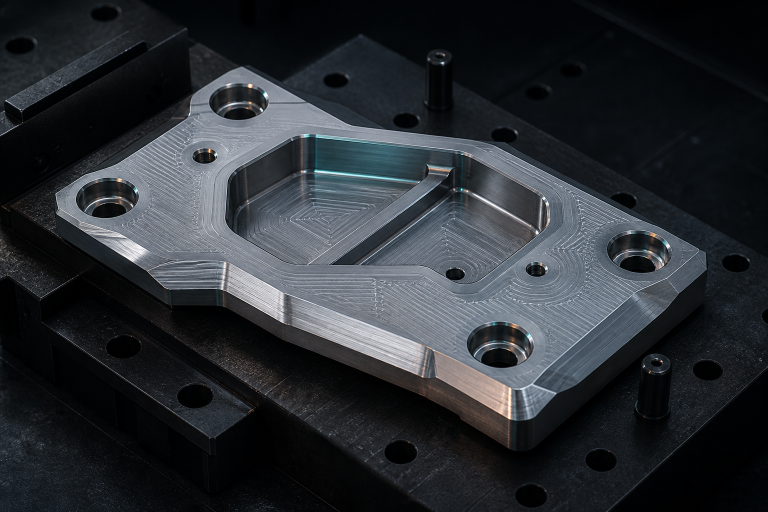
#> input picture assets-src/2d/contracts/emergency-drive-plate-v1.png, 1536 x 1024 px (shown at 1/2 size)
$ python build-2d-art-pack.py
#> lines starting #> are read from the running program, lines starting #| are printed output that depends on the picture
"""Build the optimized Project Toolpath 2D art pack from source PNGs."""

from __future__ import annotations

from datetime import datetime, timezone
from hashlib import sha256
from pathlib import Path
import json

from PIL import Image


ROOT = Path(__file__).resolve().parents[2]
MANIFEST = ROOT / "public" / "assets" / "manifests" / "toolpath-2d-art-pack-v1.json"

ASSETS = [
    ("contract.drive-plate", "assets-src/2d/contracts/emergency-drive-plate-v1.png", "public/assets/2d/contracts/emergency-drive-plate-v1.webp", (960, 640), 88),
    ("contract.orbital-rib", "assets-src/2d/contracts/orbital-structural-rib-v1.png", "public/assets/2d/contracts/orbital-structural-rib-v1.webp", (960, 640), 88),
    ("contract.sensor-bracket", "assets-src/2d/contracts/sensor-bracket-v1.png", "public/assets/2d/contracts/sensor-bracket-v1.webp", (960, 640), 88),
    ("environment.night-shift-vmc", "assets-src/2d/environment/night-shift-vmc-cell-v1.png", "public/assets/2d/environment/night-shift-vmc-cell-v1.webp", (1600, 900), 86),
    ("ui.achievement-atlas", "assets-src/2d/ui/achievement-emblem-atlas-v1.png", "public/assets/2d/ui/achievement-emblem-atlas-v1.webp", (1024, 1024), 90),
]


def build() -> list[dict[str, object]]:
    records = []
    for asset_id, source_name, output_name, max_size, quality in ASSETS:
        source = ROOT / source_name
        output = ROOT / output_name
        if not source.exists():
            raise FileNotFoundError(source)
        output.parent.mkdir(parents=True, exist_ok=True)
        with Image.open(source) as image:
#> image is the input picture: PIL image 1536x1024 RGB; mean R, G, B 42.1, 46, 50.5
            image = image.convert("RGB")
            image.thumbnail(max_size, Image.Resampling.LANCZOS)
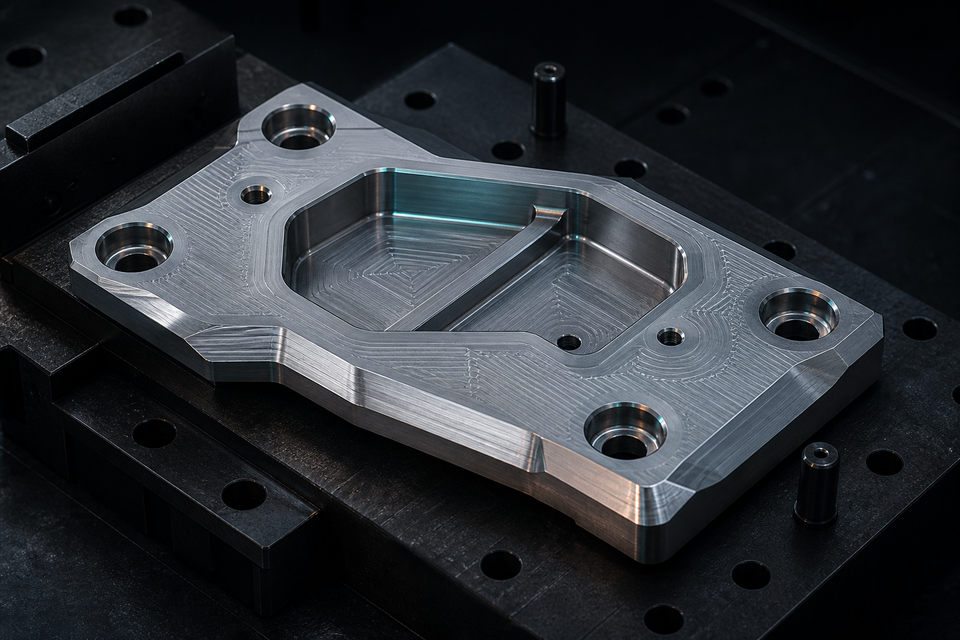
#> image: PIL image 960x640 RGB; mean R, G, B 42.1, 46, 50.5
            image.save(output, "WEBP", quality=quality, method=6)
            width, height = image.size
#> width = 960; height = 640
        payload = output.read_bytes()
        records.append({
            "id": asset_id,
            "source": source_name.replace("\\", "/"),
            "path": "/" + output_name.removeprefix("public/").replace("\\", "/"),
            "width": width,
            "height": height,
            "bytes": len(payload),
            "sha256": sha256(payload).hexdigest().upper(),
        })
#> pass 2 of the loop in build, `for asset_id, source_name, output_name, max_size, quality in ASSETS:`:
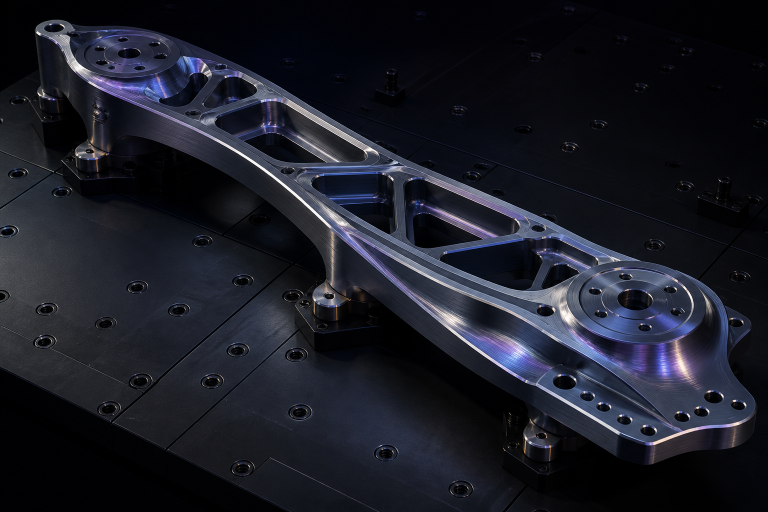
#> input picture assets-src/2d/contracts/orbital-structural-rib-v1.png, 1536 x 1024 px (shown at 1/2 size)
#> in build, image is the input picture: PIL image 1536x1024 RGB; mean R, G, B 26.8, 28.8, 38.3
#> in build, `image.thumbnail(max_size, Image.Resampling.LANCZOS)`:
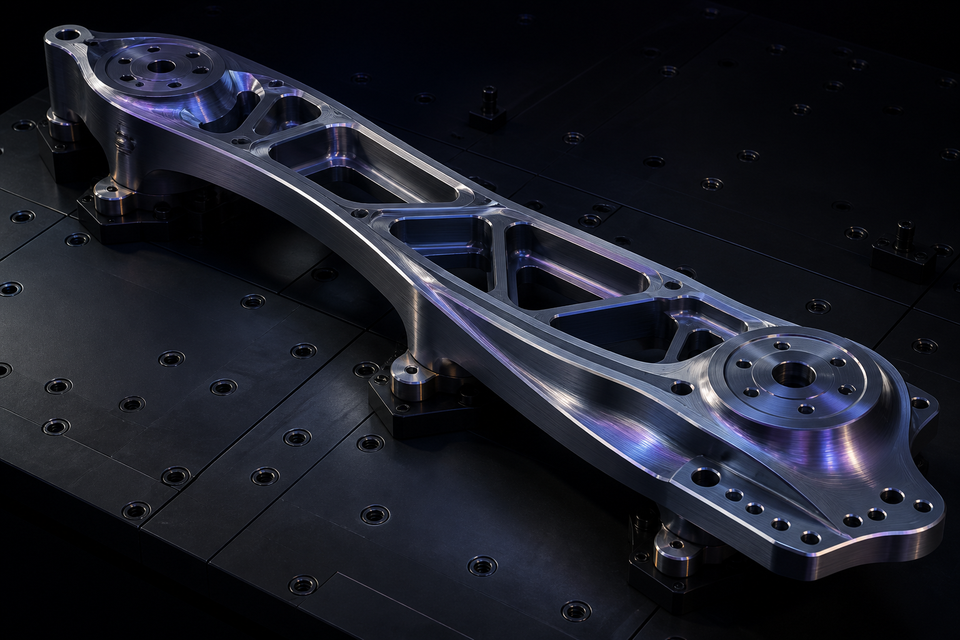
#> image: PIL image 960x640 RGB; mean R, G, B 26.9, 28.8, 38.3
#> pass 3 of the loop in build, `for asset_id, source_name, output_name, max_size, quality in ASSETS:`:
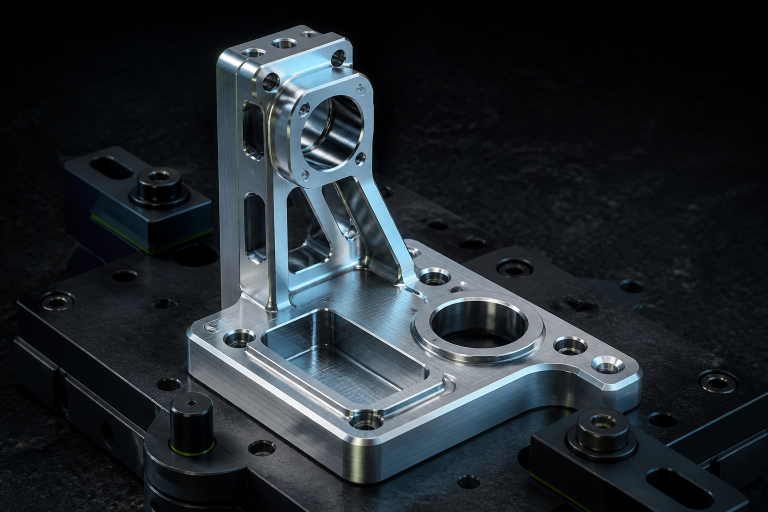
#> input picture assets-src/2d/contracts/sensor-bracket-v1.png, 1536 x 1024 px (shown at 1/2 size)
#> in build, image is the input picture: PIL image 1536x1024 RGB; mean R, G, B 34.1, 40.7, 45.5
#> in build, `image.thumbnail(max_size, Image.Resampling.LANCZOS)`:
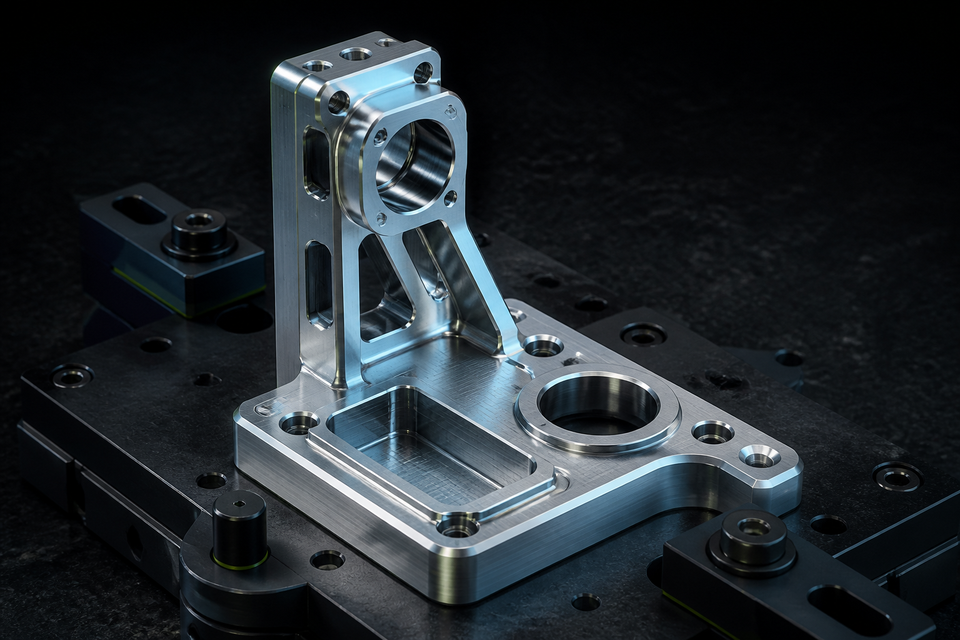
#> image: PIL image 960x640 RGB; mean R, G, B 34.1, 40.7, 45.5
#> the loop made 5 passes; the first 3 are shown
    return records


records = build()
manifest = {
    "id": "toolpath.2d-art-pack.v1",
    "version": 1,
    "generatedAt": datetime.now(timezone.utc).isoformat(),
    "sourceType": "original AI-assisted visual development",
    "runtimeFormat": "WebP",
    "assets": records,
    "totalBytes": sum(int(record["bytes"]) for record in records),
}
MANIFEST.write_text(json.dumps(manifest, indent=2) + "\n", encoding="utf-8")
print(json.dumps(manifest, indent=2))
